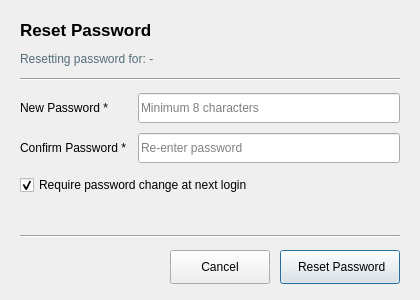
<?xml version="1.0" encoding="UTF-8"?>
<ui version="4.0">
 <class>ResetPasswordDialog</class>
 <widget class="QDialog" name="ResetPasswordDialog">
  <property name="geometry">
   <rect>
    <x>0</x>
    <y>0</y>
    <width>420</width>
    <height>300</height>
   </rect>
  </property>
  <property name="minimumSize">
   <size><width>400</width><height>280</height></size>
  </property>
  <property name="windowTitle">
   <string>Reset Password</string>
  </property>
  <property name="modal"><bool>true</bool></property>
  <layout class="QVBoxLayout" name="verticalLayout_root">
   <property name="leftMargin"><number>20</number></property>
   <property name="topMargin"><number>20</number></property>
   <property name="rightMargin"><number>20</number></property>
   <property name="bottomMargin"><number>16</number></property>
   <property name="spacing"><number>12</number></property>
   <item>
    <widget class="QLabel" name="lbl_form_title">
     <property name="font">
      <font>
       <pointsize>13</pointsize>
       <weight>75</weight>
       <bold>true</bold>
      </font>
     </property>
     <property name="text"><string>Reset Password</string></property>
    </widget>
   </item>
   <item>
    <widget class="QLabel" name="lbl_target_user">
     <property name="styleSheet">
      <string notr="true">color: #546E7A;</string>
     </property>
     <property name="text"><string>Resetting password for: -</string></property>
    </widget>
   </item>
   <item>
    <widget class="Line" name="line_top_sep">
     <property name="orientation"><enum>Qt::Horizontal</enum></property>
    </widget>
   </item>
   <item>
    <widget class="QFrame" name="frame_fields">
     <property name="frameShape"><enum>QFrame::NoFrame</enum></property>
     <layout class="QGridLayout" name="gridLayout_fields">
      <property name="leftMargin"><number>0</number></property>
      <property name="topMargin"><number>0</number></property>
      <property name="rightMargin"><number>0</number></property>
      <property name="bottomMargin"><number>0</number></property>
      <property name="horizontalSpacing"><number>12</number></property>
      <property name="verticalSpacing"><number>10</number></property>
      <item row="0" column="0">
       <widget class="QLabel" name="lbl_new_password">
        <property name="text"><string>New Password *</string></property>
       </widget>
      </item>
      <item row="0" column="1">
       <widget class="QLineEdit" name="input_new_password">
        <property name="minimumSize"><size><width>0</width><height>30</height></size></property>
        <property name="echoMode"><enum>QLineEdit::Password</enum></property>
        <property name="placeholderText"><string>Minimum 8 characters</string></property>
       </widget>
      </item>
      <item row="1" column="0">
       <widget class="QLabel" name="lbl_confirm_password">
        <property name="text"><string>Confirm Password *</string></property>
       </widget>
      </item>
      <item row="1" column="1">
       <widget class="QLineEdit" name="input_confirm_password">
        <property name="minimumSize"><size><width>0</width><height>30</height></size></property>
        <property name="echoMode"><enum>QLineEdit::Password</enum></property>
        <property name="placeholderText"><string>Re-enter password</string></property>
       </widget>
      </item>
     </layout>
    </widget>
   </item>
   <item>
    <widget class="QCheckBox" name="chk_force_change_on_login">
     <property name="text"><string>Require password change at next login</string></property>
     <property name="checked"><bool>true</bool></property>
    </widget>
   </item>
   <item>
    <widget class="QLabel" name="lbl_validation_message">
     <property name="styleSheet">
      <string notr="true">color: #C62828;</string>
     </property>
     <property name="wordWrap"><bool>true</bool></property>
     <property name="text"><string/></property>
     <property name="visible"><bool>false</bool></property>
    </widget>
   </item>
   <item>
    <spacer name="verticalSpacer_fields">
     <property name="orientation"><enum>Qt::Vertical</enum></property>
     <property name="sizeHint" stdset="0"><size><width>20</width><height>10</height></size></property>
    </spacer>
   </item>
   <item>
    <widget class="Line" name="line_bottom_sep">
     <property name="orientation"><enum>Qt::Horizontal</enum></property>
    </widget>
   </item>
   <item>
    <widget class="QFrame" name="frame_buttons">
     <property name="frameShape"><enum>QFrame::NoFrame</enum></property>
     <layout class="QHBoxLayout" name="horizontalLayout_buttons">
      <property name="leftMargin"><number>0</number></property>
      <property name="topMargin"><number>0</number></property>
      <property name="rightMargin"><number>0</number></property>
      <property name="bottomMargin"><number>0</number></property>
      <property name="spacing"><number>10</number></property>
      <item>
       <spacer name="horizontalSpacer_buttons">
        <property name="orientation"><enum>Qt::Horizontal</enum></property>
        <property name="sizeHint" stdset="0"><size><width>40</width><height>20</height></size></property>
       </spacer>
      </item>
      <item>
       <widget class="QPushButton" name="btn_cancel">
        <property name="minimumSize"><size><width>100</width><height>34</height></size></property>
        <property name="text"><string>Cancel</string></property>
        <property name="icon">
         <iconset>
          <normaloff>resources/icons/cancel.svg</normaloff>resources/icons/cancel.svg</iconset>
        </property>
       </widget>
      </item>
      <item>
       <widget class="QPushButton" name="btn_reset">
        <property name="minimumSize"><size><width>120</width><height>34</height></size></property>
        <property name="default"><bool>true</bool></property>
        <property name="text"><string> Reset Password</string></property>
        <property name="icon">
         <iconset>
          <normaloff>resources/icons/reset_password.svg</normaloff>resources/icons/reset_password.svg</iconset>
        </property>
       </widget>
      </item>
     </layout>
    </widget>
   </item>
  </layout>
 </widget>
 <resources/>
 <connections/>
</ui>
